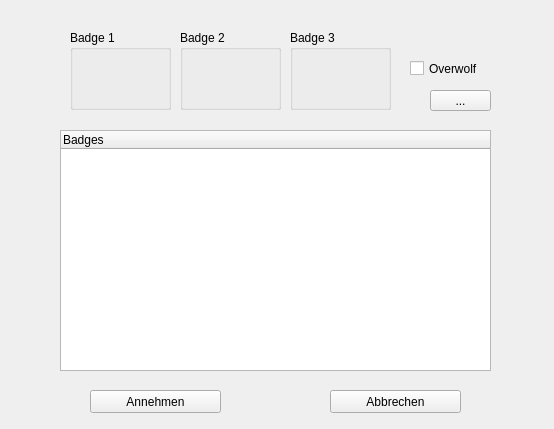
<?xml version="1.0" encoding="UTF-8"?>
<ui version="4.0">
 <class>QtConfig</class>
 <widget class="QMainWindow" name="QtConfig">
  <property name="geometry">
   <rect>
    <x>0</x>
    <y>0</y>
    <width>554</width>
    <height>429</height>
   </rect>
  </property>
  <property name="windowTitle">
   <string>CustomBadges</string>
  </property>
  <widget class="QWidget" name="centralWidget">
   <widget class="QWidget" name="widget" native="true">
    <property name="geometry">
     <rect>
      <x>10</x>
      <y>10</y>
      <width>531</width>
      <height>381</height>
     </rect>
    </property>
    <widget class="QCheckBox" name="overwolfCheckBox">
     <property name="geometry">
      <rect>
       <x>400</x>
       <y>50</y>
       <width>91</width>
       <height>17</height>
      </rect>
     </property>
     <property name="text">
      <string>Overwolf</string>
     </property>
     <property name="icon">
      <iconset>
       <normaloff>:/badge/icons/overwolf.png</normaloff>:/badge/icons/overwolf.png</iconset>
     </property>
    </widget>
    <widget class="QTreeWidget" name="badgeList">
     <property name="geometry">
      <rect>
       <x>50</x>
       <y>120</y>
       <width>431</width>
       <height>241</height>
      </rect>
     </property>
     <property name="dragDropOverwriteMode">
      <bool>false</bool>
     </property>
     <property name="dragDropMode">
      <enum>QAbstractItemView::DragOnly</enum>
     </property>
     <property name="defaultDropAction">
      <enum>Qt::IgnoreAction</enum>
     </property>
     <property name="indentation">
      <number>0</number>
     </property>
     <column>
      <property name="text">
       <string>Badges</string>
      </property>
     </column>
    </widget>
    <widget class="QGroupBox" name="badge1Box">
     <property name="geometry">
      <rect>
       <x>60</x>
       <y>20</y>
       <width>101</width>
       <height>80</height>
      </rect>
     </property>
     <property name="title">
      <string>Badge 1</string>
     </property>
     <widget class="ClickableLabel" name="badge1Label">
      <property name="geometry">
       <rect>
        <x>20</x>
        <y>12</y>
        <width>64</width>
        <height>64</height>
       </rect>
      </property>
      <property name="text">
       <string/>
      </property>
      <property name="scaledContents">
       <bool>false</bool>
      </property>
     </widget>
    </widget>
    <widget class="QGroupBox" name="badge3Box">
     <property name="geometry">
      <rect>
       <x>280</x>
       <y>20</y>
       <width>101</width>
       <height>80</height>
      </rect>
     </property>
     <property name="title">
      <string>Badge 3</string>
     </property>
     <widget class="ClickableLabel" name="badge3Label">
      <property name="geometry">
       <rect>
        <x>20</x>
        <y>12</y>
        <width>64</width>
        <height>64</height>
       </rect>
      </property>
      <property name="text">
       <string/>
      </property>
     </widget>
    </widget>
    <widget class="QGroupBox" name="badge2Box">
     <property name="geometry">
      <rect>
       <x>170</x>
       <y>20</y>
       <width>101</width>
       <height>80</height>
      </rect>
     </property>
     <property name="title">
      <string>Badge 2</string>
     </property>
     <widget class="ClickableLabel" name="badge2Label">
      <property name="geometry">
       <rect>
        <x>20</x>
        <y>12</y>
        <width>64</width>
        <height>64</height>
       </rect>
      </property>
      <property name="text">
       <string/>
      </property>
     </widget>
    </widget>
    <widget class="QToolButton" name="manualBadgeOverride">
     <property name="geometry">
      <rect>
       <x>420</x>
       <y>80</y>
       <width>61</width>
       <height>21</height>
      </rect>
     </property>
     <property name="text">
      <string>...</string>
     </property>
    </widget>
   </widget>
   <widget class="QPushButton" name="acceptButton">
    <property name="geometry">
     <rect>
      <x>90</x>
      <y>390</y>
      <width>131</width>
      <height>23</height>
     </rect>
    </property>
    <property name="text">
     <string>Annehmen</string>
    </property>
   </widget>
   <widget class="QPushButton" name="rejectButton">
    <property name="geometry">
     <rect>
      <x>330</x>
      <y>390</y>
      <width>131</width>
      <height>23</height>
     </rect>
    </property>
    <property name="text">
     <string>Abbrechen</string>
    </property>
   </widget>
  </widget>
 </widget>
 <layoutdefault spacing="6" margin="11"/>
 <customwidgets>
  <customwidget>
   <class>ClickableLabel</class>
   <extends>QLabel</extends>
   <header>ClickableLabel.h</header>
   <slots>
    <signal>clicked()</signal>
    <signal>dropFromTreeWidgetOnEmpty(QTreeWidgetItem*)</signal>
    <signal>dropFromTreeWidgetOnNotEmpty(QString,QTreeWidgetItem*)</signal>
   </slots>
  </customwidget>
 </customwidgets>
 <resources>
  <include location="icons.qrc"/>
 </resources>
 <connections>
  <connection>
   <sender>acceptButton</sender>
   <signal>clicked()</signal>
   <receiver>QtConfig</receiver>
   <slot>close()</slot>
   <hints>
    <hint type="sourcelabel">
     <x>99</x>
     <y>331</y>
    </hint>
    <hint type="destinationlabel">
     <x>199</x>
     <y>187</y>
    </hint>
   </hints>
  </connection>
  <connection>
   <sender>rejectButton</sender>
   <signal>clicked()</signal>
   <receiver>QtConfig</receiver>
   <slot>close()</slot>
   <hints>
    <hint type="sourcelabel">
     <x>280</x>
     <y>331</y>
    </hint>
    <hint type="destinationlabel">
     <x>199</x>
     <y>187</y>
    </hint>
   </hints>
  </connection>
  <connection>
   <sender>acceptButton</sender>
   <signal>clicked()</signal>
   <receiver>QtConfig</receiver>
   <slot>saveToConfig()</slot>
   <hints>
    <hint type="sourcelabel">
     <x>127</x>
     <y>333</y>
    </hint>
    <hint type="destinationlabel">
     <x>276</x>
     <y>230</y>
    </hint>
   </hints>
  </connection>
  <connection>
   <sender>badge1Label</sender>
   <signal>clicked()</signal>
   <receiver>QtConfig</receiver>
   <slot>deleteBadge1()</slot>
   <hints>
    <hint type="sourcelabel">
     <x>121</x>
     <y>73</y>
    </hint>
    <hint type="destinationlabel">
     <x>276</x>
     <y>214</y>
    </hint>
   </hints>
  </connection>
  <connection>
   <sender>badge2Label</sender>
   <signal>clicked()</signal>
   <receiver>QtConfig</receiver>
   <slot>deleteBadge2()</slot>
   <hints>
    <hint type="sourcelabel">
     <x>231</x>
     <y>73</y>
    </hint>
    <hint type="destinationlabel">
     <x>276</x>
     <y>214</y>
    </hint>
   </hints>
  </connection>
  <connection>
   <sender>badge3Label</sender>
   <signal>clicked()</signal>
   <receiver>QtConfig</receiver>
   <slot>deleteBadge3()</slot>
   <hints>
    <hint type="sourcelabel">
     <x>341</x>
     <y>73</y>
    </hint>
    <hint type="destinationlabel">
     <x>276</x>
     <y>214</y>
    </hint>
   </hints>
  </connection>
  <connection>
   <sender>manualBadgeOverride</sender>
   <signal>clicked()</signal>
   <receiver>QtConfig</receiver>
   <slot>openManualBadges()</slot>
   <hints>
    <hint type="sourcelabel">
     <x>460</x>
     <y>100</y>
    </hint>
    <hint type="destinationlabel">
     <x>276</x>
     <y>214</y>
    </hint>
   </hints>
  </connection>
  <connection>
   <sender>badgeList</sender>
   <signal>itemDoubleClicked(QTreeWidgetItem*,int)</signal>
   <receiver>QtConfig</receiver>
   <slot>addBadge(QTreeWidgetItem*)</slot>
   <hints>
    <hint type="sourcelabel">
     <x>275</x>
     <y>250</y>
    </hint>
    <hint type="destinationlabel">
     <x>276</x>
     <y>214</y>
    </hint>
   </hints>
  </connection>
  <connection>
   <sender>badge1Label</sender>
   <signal>dropFromTreeWidgetOnEmpty(QTreeWidgetItem*)</signal>
   <receiver>QtConfig</receiver>
   <slot>addBadge(QTreeWidgetItem*)</slot>
   <hints>
    <hint type="sourcelabel">
     <x>121</x>
     <y>73</y>
    </hint>
    <hint type="destinationlabel">
     <x>276</x>
     <y>214</y>
    </hint>
   </hints>
  </connection>
  <connection>
   <sender>badge2Label</sender>
   <signal>dropFromTreeWidgetOnEmpty(QTreeWidgetItem*)</signal>
   <receiver>QtConfig</receiver>
   <slot>addBadge(QTreeWidgetItem*)</slot>
   <hints>
    <hint type="sourcelabel">
     <x>231</x>
     <y>73</y>
    </hint>
    <hint type="destinationlabel">
     <x>276</x>
     <y>214</y>
    </hint>
   </hints>
  </connection>
  <connection>
   <sender>badge3Label</sender>
   <signal>dropFromTreeWidgetOnEmpty(QTreeWidgetItem*)</signal>
   <receiver>QtConfig</receiver>
   <slot>addBadge(QTreeWidgetItem*)</slot>
   <hints>
    <hint type="sourcelabel">
     <x>341</x>
     <y>73</y>
    </hint>
    <hint type="destinationlabel">
     <x>276</x>
     <y>214</y>
    </hint>
   </hints>
  </connection>
  <connection>
   <sender>badge1Label</sender>
   <signal>dropFromTreeWidgetOnNotEmpty(QString,QTreeWidgetItem*)</signal>
   <receiver>QtConfig</receiver>
   <slot>swapBadge(QString,QTreeWidgetItem*)</slot>
   <hints>
    <hint type="sourcelabel">
     <x>121</x>
     <y>73</y>
    </hint>
    <hint type="destinationlabel">
     <x>276</x>
     <y>214</y>
    </hint>
   </hints>
  </connection>
  <connection>
   <sender>badge2Label</sender>
   <signal>dropFromTreeWidgetOnNotEmpty(QString,QTreeWidgetItem*)</signal>
   <receiver>QtConfig</receiver>
   <slot>swapBadge(QString,QTreeWidgetItem*)</slot>
   <hints>
    <hint type="sourcelabel">
     <x>231</x>
     <y>73</y>
    </hint>
    <hint type="destinationlabel">
     <x>276</x>
     <y>214</y>
    </hint>
   </hints>
  </connection>
  <connection>
   <sender>badge3Label</sender>
   <signal>dropFromTreeWidgetOnNotEmpty(QString,QTreeWidgetItem*)</signal>
   <receiver>QtConfig</receiver>
   <slot>swapBadge(QString,QTreeWidgetItem*)</slot>
   <hints>
    <hint type="sourcelabel">
     <x>341</x>
     <y>73</y>
    </hint>
    <hint type="destinationlabel">
     <x>276</x>
     <y>214</y>
    </hint>
   </hints>
  </connection>
 </connections>
 <slots>
  <slot>saveToConfig()</slot>
  <slot>addBadge(QTreeWidgetItem*)</slot>
  <slot>deleteBadge1()</slot>
  <slot>deleteBadge2()</slot>
  <slot>deleteBadge3()</slot>
  <slot>openManualBadges()</slot>
  <slot>swapBadge(QString,QTreeWidgetItem*)</slot>
 </slots>
</ui>
